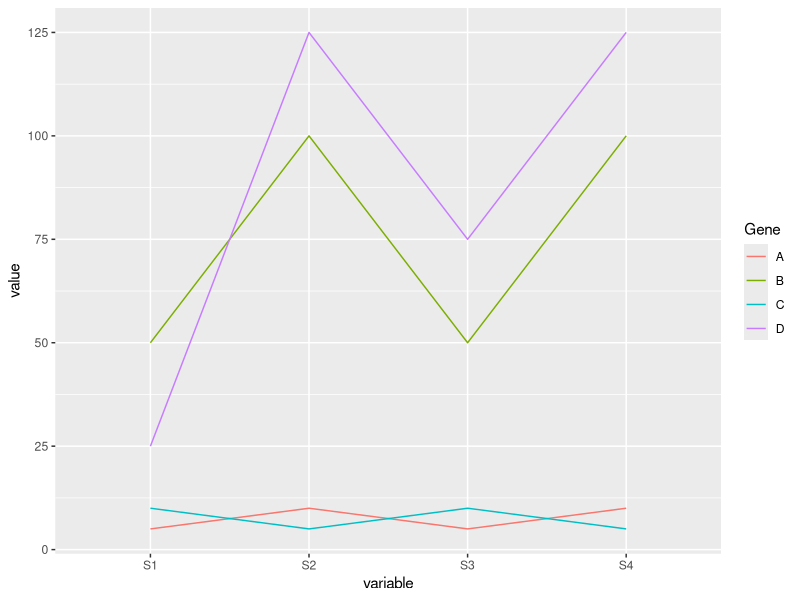
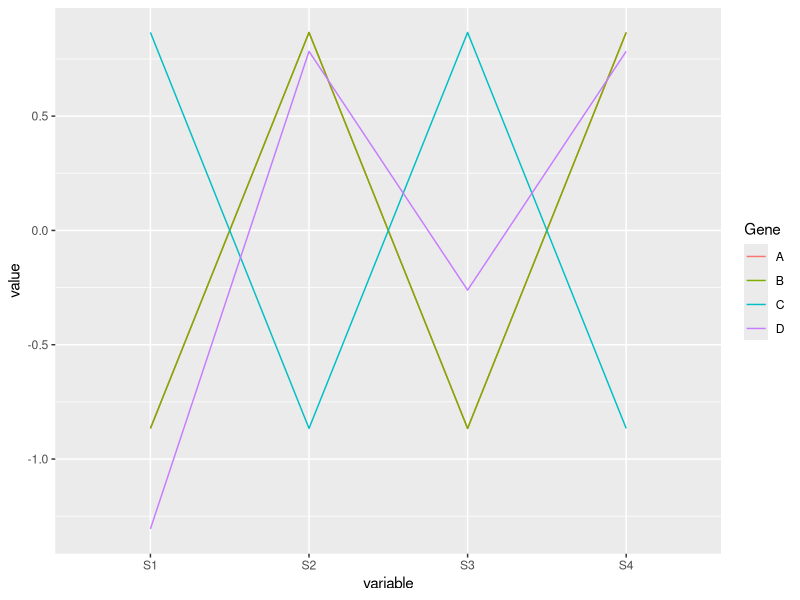
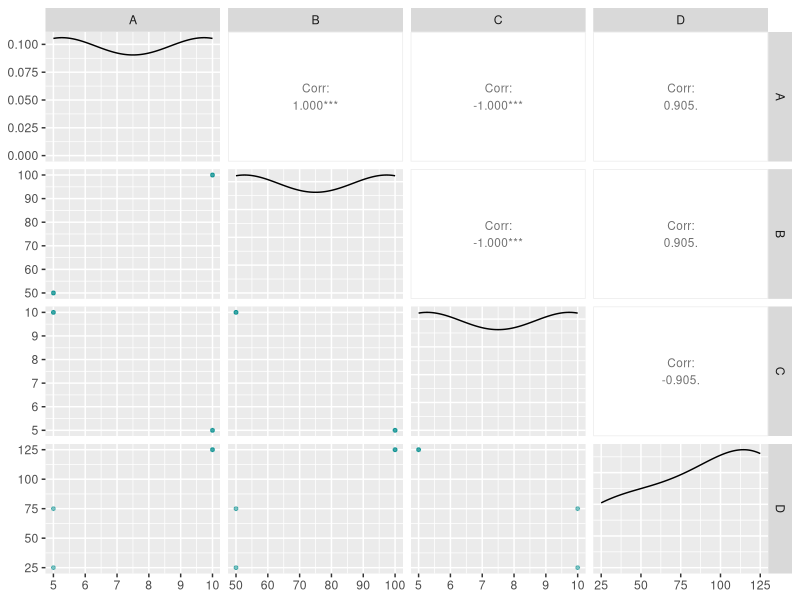

R code for these plots, in order:
## ---- chunk 1
knitr::opts_chunk$set(echo = TRUE, fig.align="center")
## ---- chunk 2
A=c(5, 10, 5, 10)
B=c(50,100,50,100)
C=c(10,5,10,5)
D=c(25,125,75,125)

D_AB = sqrt( (A[1]-B[1])^2  + (A[2]-B[2])^2  + (A[3]-B[3])^2  + (A[4]-B[4])^2 )
D_AB 

D_AC = sqrt( (A[1]-C[1])^2  + (A[2]-C[2])^2  + (A[3]-C[3])^2  + (A[4]-C[4])^2 )
D_AC 

D_AD = sqrt( (A[1]-D[1])^2  + (A[2]-D[2])^2  + (A[3]-D[3])^2  + (A[4]-D[4])^2 )
D_AD 

D_CB = sqrt( (C[1]-B[1])^2  + (C[2]-B[2])^2  + (C[3]-B[3])^2  + (C[4]-B[4])^2 )
D_CB 

D_DB = sqrt( (D[1]-B[1])^2  + (D[2]-B[2])^2  + (D[3]-B[3])^2  + (D[4]-B[4])^2 )
D_DB 

D_CD = sqrt( (C[1]-D[1])^2  + (C[2]-D[2])^2  + (C[3]-D[3])^2  + (C[4]-D[4])^2 )
D_CD 



## ---- chunk 3
ABCD=rbind(A,B,C,D)
ABCD.euc.dist = dist(ABCD)
ABCD.euc.dist
## ---- chunk 4
library(ggplot2)
library(reshape2)
ABCDdf = as.data.frame(ABCD)
ABCDdf$Gene=c("A","B","C","D")
colnames(ABCDdf)=c("S1","S2","S3","S4","Gene")

ABCD.melt =melt(ABCDdf, id=c("Gene"))

ggplot(data =ABCD.melt, aes(x=variable, y=value, group=Gene)) + geom_line(aes(color=Gene))


## ---- chunk 5
A_bar = mean(A)
B_bar = mean(B)
C_bar = mean(C)
D_bar = mean(D)

covAB = ( ( ( A[1] - A_bar ) * ( B[1] - B_bar ) ) + 
          ( ( A[2] - A_bar ) * ( B[2] - B_bar ) ) + 
          ( ( A[3] - A_bar ) * ( B[3] - B_bar ) ) + 
          ( ( A[4] - A_bar ) * ( B[4] - B_bar ) ) 
        )/ 3

covAC = ( ( ( A[1] - A_bar ) * ( C[1] - C_bar ) ) + 
          ( ( A[2] - A_bar ) * ( C[2] - C_bar ) ) + 
          ( ( A[3] - A_bar ) * ( C[3] - C_bar ) ) + 
          ( ( A[4] - A_bar ) * ( C[4] - C_bar ) ) 
        )/ 3

covAD = ( ( ( A[1] - A_bar ) * ( D[1] - D_bar ) ) + 
          ( ( A[2] - A_bar ) * ( D[2] - D_bar ) ) + 
          ( ( A[3] - A_bar ) * ( D[3] - D_bar ) ) + 
          ( ( A[4] - A_bar ) * ( D[4] - D_bar ) ) 
        )/ 3

covCB = ( ( ( C[1] - C_bar ) * ( B[1] - B_bar ) ) + 
          ( ( C[2] - C_bar ) * ( B[2] - B_bar ) ) + 
          ( ( C[3] - C_bar ) * ( B[3] - B_bar ) ) + 
          ( ( C[4] - C_bar ) * ( B[4] - B_bar ) ) 
        )/ 3

covDB = ( ( ( D[1] - D_bar ) * ( B[1] - B_bar ) ) + 
          ( ( D[2] - D_bar ) * ( B[2] - B_bar ) ) + 
          ( ( D[3] - D_bar ) * ( B[3] - B_bar ) ) + 
          ( ( D[4] - D_bar ) * ( B[4] - B_bar ) ) 
        )/ 3
covDC = ( ( ( D[1] - D_bar ) * ( C[1] - C_bar ) ) + 
          ( ( D[2] - D_bar ) * ( C[2] - C_bar ) ) + 
          ( ( D[3] - D_bar ) * ( C[3] - C_bar ) ) + 
          ( ( D[4] - D_bar ) * ( C[4] - C_bar ) ) 
        )/ 3


## ---- chunk 6

sdA = sqrt( ( (A[1] - A_bar )^2 + 
        (A[2] - A_bar )^2 + 
        (A[3] - A_bar )^2 + 
        (A[4] - A_bar )^2  
        )/ 3)
sdA

sdB = sqrt( ( (B[1] - B_bar )^2 + 
        (B[2] - B_bar )^2 + 
        (B[3] - B_bar )^2 + 
        (B[4] - B_bar )^2  
        )/ 3)
sdB

sdC = sqrt( ( (C[1] - C_bar )^2 + 
        (C[2] - C_bar )^2 + 
        (C[3] - C_bar )^2 + 
        (C[4] - C_bar )^2  
        )/ 3)
sdC
sdD = sqrt( ( (D[1] - D_bar )^2 + 
        (D[2] - D_bar )^2 + 
        (D[3] - D_bar )^2 + 
        (D[4] - D_bar )^2  
        )/ 3)
sdD

## ---- chunk 7
covAB/(sdA*sdB)
covAC/(sdA*sdC)
covAD/(sdA*sdD)
covCB/(sdC*sdB)
covDB/(sdD*sdB)
covDC/(sdD*sdC)

## ---- chunk 8
1-cor(t(ABCD))

## ---- chunk 9
ABCD_scaled = t(scale(t(ABCD)))
ABCD_scaled
## ---- chunk 10

ABCDscaleddf = as.data.frame(ABCD_scaled)
ABCDscaleddf$Gene=c("A","B","C","D")
colnames(ABCDscaleddf)=c("S1","S2","S3","S4","Gene")

ABCDscaled.melt =melt(ABCDscaleddf, id=c("Gene"))

ggplot(data =ABCDscaled.melt, aes(x=variable, y=value, group=Gene)) + geom_line(aes(color=Gene))


## ---- chunk 11
dist(ABCD_scaled)

## ---- chunk 12
install.packages("GGally")
library(GGally)


## ---- chunk 13
#ggpairs(exp.reps,  # log-transformed counts + 1
#        upper = list(continuous = wrap("cor",size = 3)), # upper triangle: correlations
#        lower = list(continuous = wrap("points",         # lower triangle: scatterplot of data points
#                                       alpha=0.5,
#                                       size = 0.3,
#                                       color = "cyan4")))


ggpairs(as.data.frame(t(ABCD)), upper = list(continuous = wrap("cor", size=3)),
        lower = list(continuous = wrap("points",
                                       alpha=0.5,
                                       size=1,
                                       color="cyan4"))
        )
